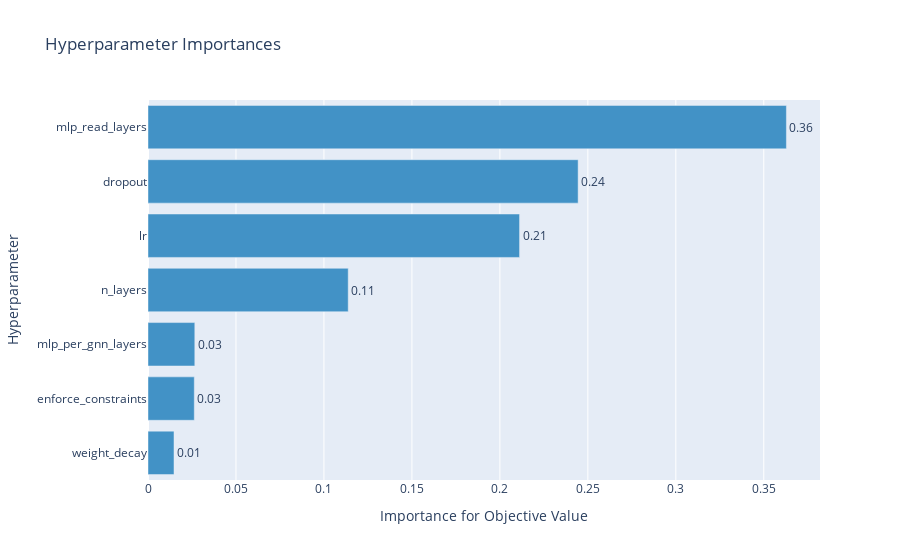

The code cell stored with this chart in its notebook:
### Code cell
optuna.visualization.plot_param_importances(inliers)

### Figure 1 — Plotly figure (JSON) as saved in the notebook; plotly's stock layout.template omitted (floating-point values rounded to 4 significant figures)
{"data": [{"cliponaxis": false, "hovertemplate": ["weight_decay (FloatDistribution): 0.014775904488813944<extra></extra>", "enforce_constraints (CategoricalDistribution): 0.026310365359596303<extra></extra>", "mlp_per_gnn_layers (IntDistribution): 0.026607714234258152<extra></extra>", "n_layers (IntDistribution): 0.11379514048105067<extra></extra>", "lr (FloatDistribution): 0.21118639417638005<extra></extra>", "dropout (FloatDistribution): 0.24447587378098687<extra></extra>", "mlp_read_layers (IntDistribution): 0.362848607478914<extra></extra>"], "marker": {"color": "rgb(66,146,198)"}, "orientation": "h", "text": ["0.01", "0.03", "0.03", "0.11", "0.21", "0.24", "0.36"], "textposition": "outside", "type": "bar", "x": [0.01478, 0.02631, 0.02661, 0.1138, 0.2112, 0.2445, 0.3628], "y": ["weight_decay", "enforce_constraints", "mlp_per_gnn_layers", "n_layers", "lr", "dropout", "mlp_read_layers"]}], "layout": {"showlegend": false, "title": {"text": "Hyperparameter Importances"}, "xaxis": {"title": {"text": "Importance for Objective Value"}}, "yaxis": {"title": {"text": "Hyperparameter"}}}}
